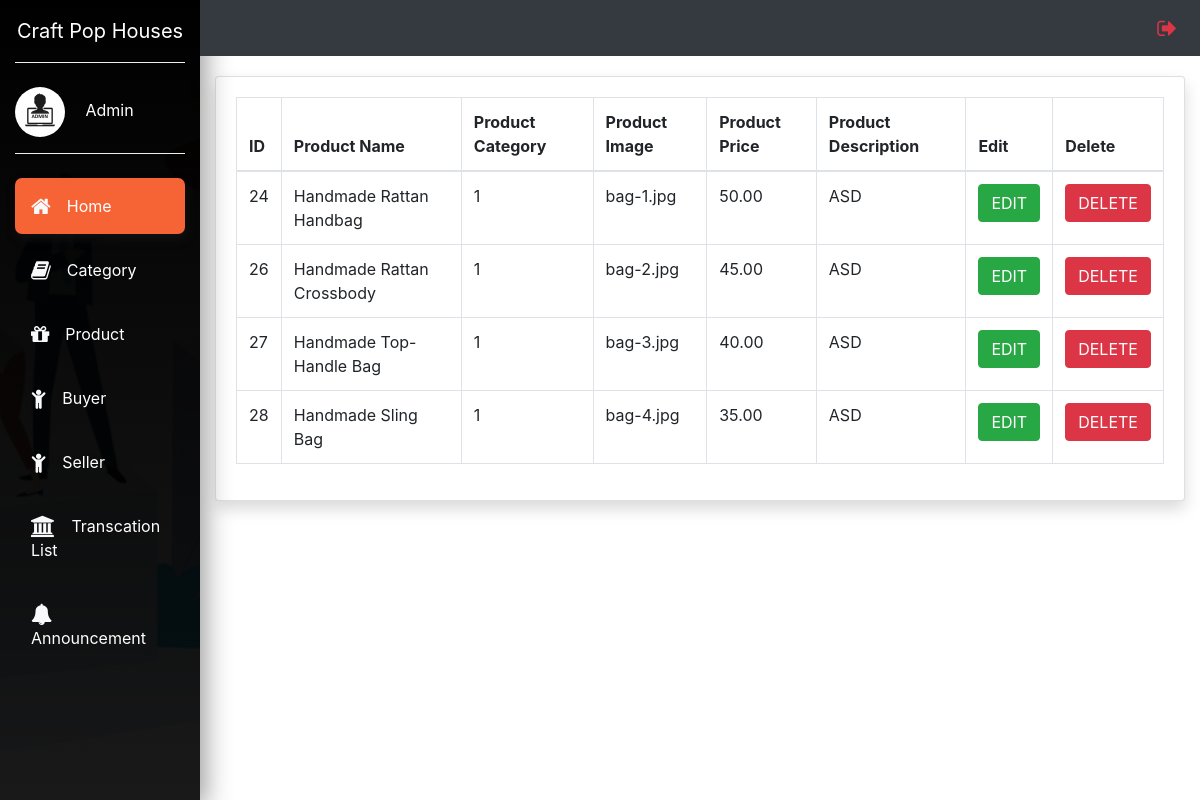
The page /admin/Aproduct.php on the database its author committed.
### tables this page shows
CREATE TABLE `products` (
  `product_id` int(11) NOT NULL,
  `seller_id` int(11) NOT NULL,
  `product_category_id` int(11) NOT NULL,
  `product_title` text NOT NULL,
  `product_img` text NOT NULL,
  `product_price` text NOT NULL,
  `product_description` text NOT NULL
);

### admin/Aproduct.php (the view, shortened to what this page needs)
<?php include('AdminInterface.php') ?>
<div class="container-fluid">
	<div class="row">
		<div class="col-md-2"></div>
			<div class="col-md-10 bg">
				<div class="card shadow mb-4 ">
					<div class="card-body">
						<div class="table-responsive">
						<?php
							$connection = mysqli_connect('localhost','root','','cph');
							$query="SELECT * FROM products";
							$query_run=mysqli_query($connection,$query);
						?>
							<table class="table table-bordered">
							  <thead>
								<tr>
									<th>ID</th>
									<th>Product Name</th>
									<th>Product Category</th>
									<th>Product Image</th>
									<th>Product Price</th>
									<th>Product Description</th>
									<th>Edit</th>
									<th>Delete</th>
								</tr>
							  </thead>
							  <tbody>
							  <?php
							  if(mysqli_num_rows($query_run)>0)
							  {
								  while($row = mysqli_fetch_assoc($query_run))
								  {
									?>
								<tr>
									<td><?php echo $row['product_id']; ?></td>
									<td><?php echo $row['product_title']; ?></td>
									<td><?php echo $row['product_category_id']; ?></td>
									<td><?php echo $row['product_img']; ?></td>
									<td><?php echo $row['product_price']; ?></td>
									<td><?php echo $row['product_description']; ?></td>
									<td>
										<form action="Aedit.php" method="post">
											<button type="submit" name="edit_btn" class="btn btn-success">EDIT</button>
										</form>
									</td>
									<td>
										<form action="AProductCode.php" method="post">
											<button type="submit" name="delete_btn" class="btn btn-danger">DELETE</button>
										</form>
									</td>
								</tr>
								<?php
								  }
							  }
							  else
							  {
								  echo "No record found";
							  }
							  ?>
							  </tbody>
							</table>
							</div>
						</div>
					</div>
			</div>

### styles/insert.css (style rules this page uses)
.bg { margin-top:5%; }

### rows shown on the page
products: product_id "24", product_title "Handmade Rattan Handbag", product_category "1", product_img "bag-1.jpg", product_price "50.00", product_description "ASD"
products: product_id "26", product_title "Handmade Rattan Crossbody", product_category "1", product_img "bag-2.jpg", product_price "45.00", product_description "ASD"
products: product_id "27", product_title "Handmade Top-Handle Bag", product_category "1", product_img "bag-3.jpg", product_price "40.00", product_description "ASD"
products: product_id "28", product_title "Handmade Sling Bag", product_category "1", product_img "bag-4.jpg", product_price "35.00", product_description "ASD"
